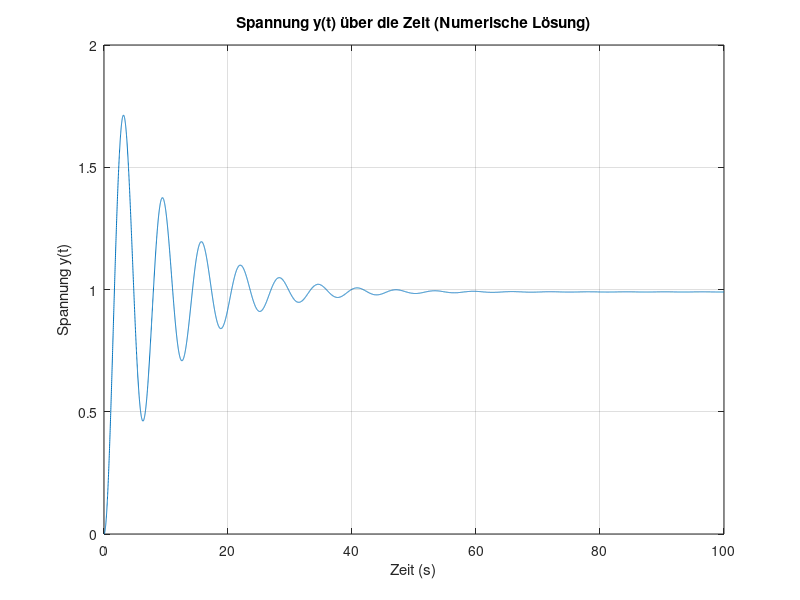

Write MATLAB code to recreate this figure.
% Parameterwerte
R1_val = 0.1;  
R2_val = 10.0;   
L_val = 1.0;  
C_val = 1.0;
u_val = 1;

% Matrix A, B, und C in Standardform
A = [ -R1_val / L_val, -1 / L_val;
       1 / C_val,     -1 / (R2_val * C_val) ];

B = [1 / L_val;
     0];

C_matrix = [0, 1];

% Anfangswerte
x0 = [0; 0];  % x1(0) = 0 und x2(0) = 0

% Zeitvektor
t = 0:0.01:100;

% Funktion für die Simulation
dx_dt = @(t, x) A * x + B * u_val;

% Numerische Lösung mit ode45 (Runge Kutta)
[t, x] = ode45(dx_dt, t, x0);

% Berechnung von y(t) = C * x(t)
x2_t = C_matrix * x';

% Plot
plot(t, x2_t);
title('Spannung y(t) über die Zeit (Numerische Lösung)');
xlabel('Zeit (s)');
ylabel('Spannung y(t)');
grid on;
